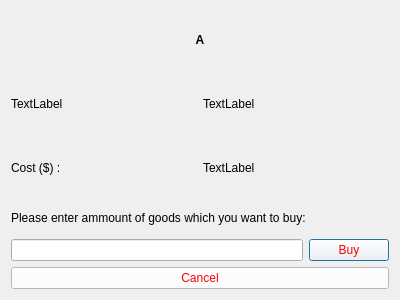
<?xml version="1.0" encoding="UTF-8"?>
<ui version="4.0">
 <class>Goods</class>
 <widget class="QDialog" name="Goods">
  <property name="geometry">
   <rect>
    <x>0</x>
    <y>0</y>
    <width>400</width>
    <height>300</height>
   </rect>
  </property>
  <property name="windowTitle">
   <string>Dialog</string>
  </property>
  <layout class="QHBoxLayout" name="horizontalLayout_4">
   <item>
    <layout class="QVBoxLayout" name="verticalLayout_2">
     <item>
      <widget class="QLabel" name="label">
       <property name="text">
        <string>&lt;html&gt;&lt;head/&gt;&lt;body&gt;&lt;p align=&quot;center&quot;&gt;&lt;span style=&quot; font-weight:600;&quot;&gt;A&lt;/span&gt;&lt;/p&gt;&lt;/body&gt;&lt;/html&gt;</string>
       </property>
      </widget>
     </item>
     <item>
      <layout class="QHBoxLayout" name="horizontalLayout">
       <item>
        <widget class="QLabel" name="label_2">
         <property name="text">
          <string>TextLabel</string>
         </property>
        </widget>
       </item>
       <item>
        <widget class="QLabel" name="label_3">
         <property name="text">
          <string>TextLabel</string>
         </property>
        </widget>
       </item>
      </layout>
     </item>
     <item>
      <layout class="QHBoxLayout" name="horizontalLayout_3">
       <item>
        <widget class="QLabel" name="label_5">
         <property name="text">
          <string>Cost ($) :</string>
         </property>
        </widget>
       </item>
       <item>
        <widget class="QLabel" name="label_6">
         <property name="text">
          <string>TextLabel</string>
         </property>
        </widget>
       </item>
      </layout>
     </item>
     <item>
      <layout class="QVBoxLayout" name="verticalLayout">
       <item>
        <widget class="QLabel" name="label_4">
         <property name="text">
          <string>Please enter ammount of goods which you want to buy:</string>
         </property>
        </widget>
       </item>
       <item>
        <layout class="QHBoxLayout" name="horizontalLayout_2">
         <item>
          <widget class="QLineEdit" name="lineEdit"/>
         </item>
         <item>
          <widget class="QPushButton" name="pushButton">
           <property name="styleSheet">
            <string notr="true">background-color: white;
color: red;</string>
           </property>
           <property name="text">
            <string>Buy</string>
           </property>
          </widget>
         </item>
        </layout>
       </item>
      </layout>
     </item>
     <item>
      <widget class="QPushButton" name="pushButton_2">
       <property name="styleSheet">
        <string notr="true">background-color: white;
color: red;</string>
       </property>
       <property name="text">
        <string>Cancel</string>
       </property>
      </widget>
     </item>
    </layout>
   </item>
  </layout>
 </widget>
 <resources/>
 <connections/>
</ui>
